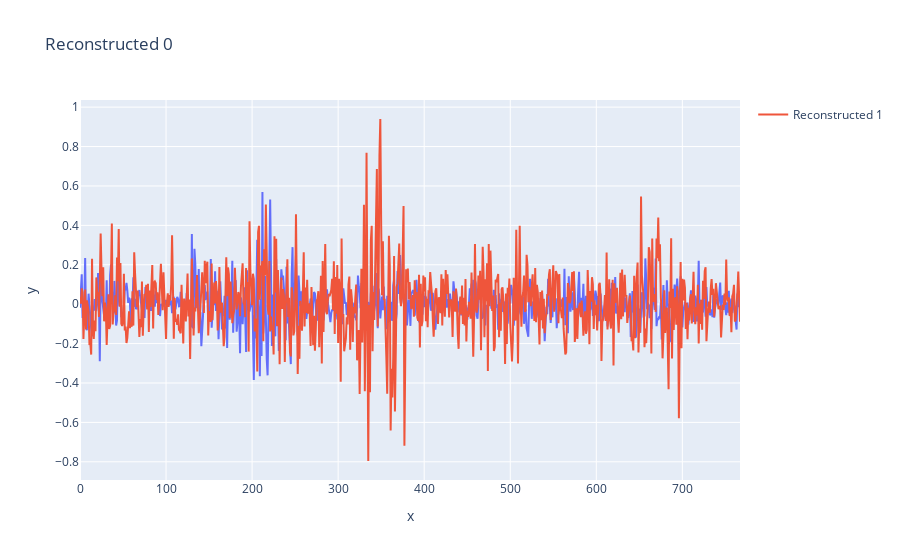

Notebook cell for this chart:
### Code cell
idx = 0
x = original_z[idx, :].unsqueeze(0)
y = sae_errors[idx, :].unsqueeze(0)
sae_pred = original_z - sae_errors
recon_0, loss, _ = gated_sae(x, y)


idx = 1
x = original_z[idx, :].unsqueeze(0)
y = sae_errors[idx, :].unsqueeze(0)
sae_pred = original_z - sae_errors
recon_1, loss, _ = gated_sae(x, y)
recon_1 += 0.0

# Plot recon_0 and recon_1
fig = px.line(x=range(0, 768), y=recon_0.squeeze().detach().numpy(), title='Reconstructed 0')
fig.add_scatter(y=recon_1.squeeze().detach().numpy(), mode='lines', name='Reconstructed 1')
fig.show()

### Figure 1 — Plotly figure (JSON) as saved in the notebook; plotly's stock layout.template omitted (floating-point values rounded to 4 significant figures; data arrays with more than 128 entries replaced by an {"elided": "..."} marker saying what was removed)
{"data": [{"hovertemplate": "x=%{x}<br>y=%{y}<extra></extra>", "legendgroup": "", "line": {"color": "#636efa", "dash": "solid"}, "marker": {"symbol": "circle"}, "mode": "lines", "name": "", "orientation": "v", "showlegend": false, "type": "scatter", "x": {"elided": "768 int values"}, "xaxis": "x", "y": {"elided": "768 float values"}, "yaxis": "y"}, {"mode": "lines", "name": "Reconstructed 1", "type": "scatter", "y": {"elided": "768 float values"}}], "layout": {"legend": {"tracegroupgap": 0}, "title": {"text": "Reconstructed 0"}, "xaxis": {"anchor": "y", "domain": [0, 1], "title": {"text": "x"}}, "yaxis": {"anchor": "x", "domain": [0, 1], "title": {"text": "y"}}}}
